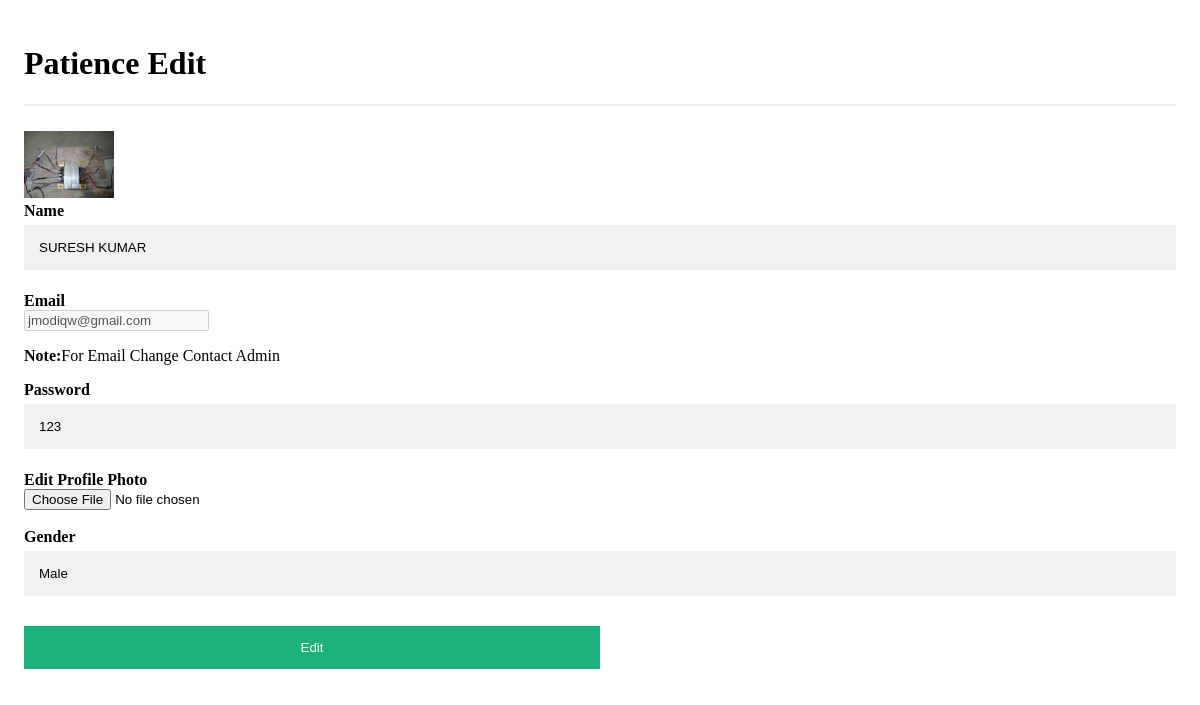
The page /patienceedit/ (signed in) on the database as committed earlier.
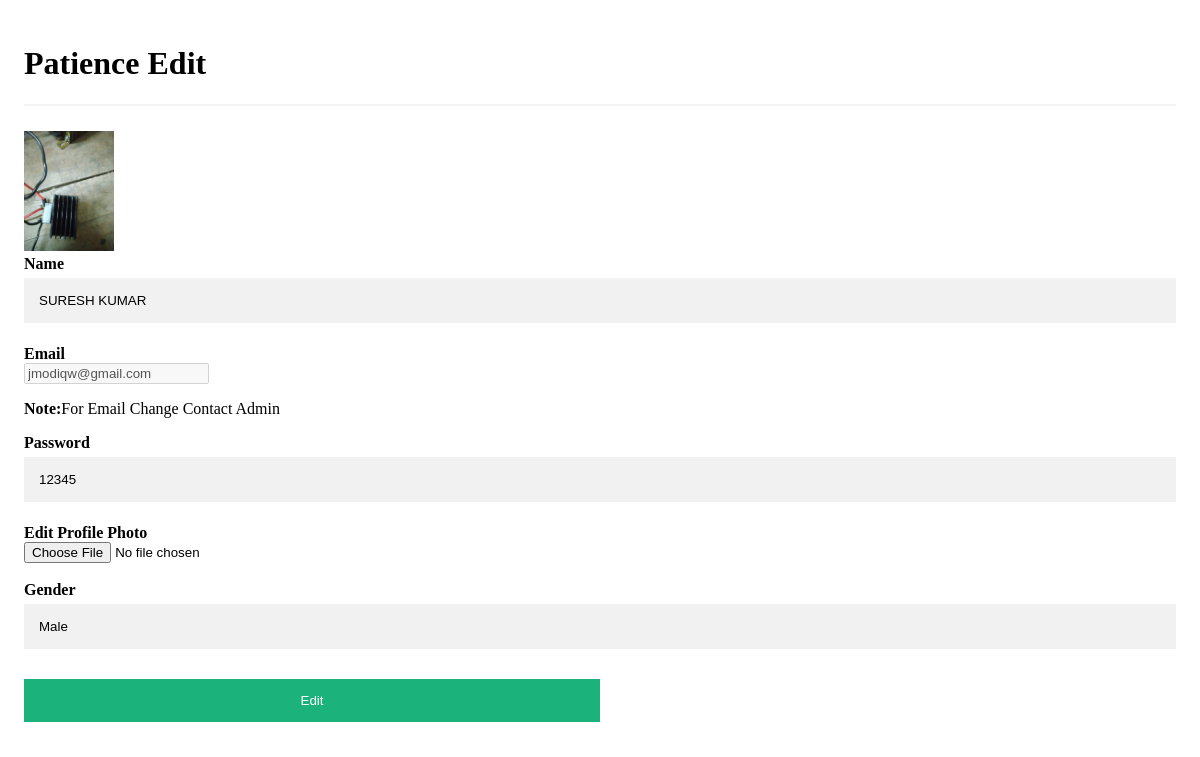
The same page on the database as committed later.
### myapp/models.py (models this page shows, shortened)
class User(models.Model):
    ROLES = (
        ('admin', 'Admin'),
        ('doctor', 'Doctor'),
        ('patiences', 'Patience'),
    )
    roles = models.CharField(max_length=30,choices = ROLES)
    name = models.CharField(max_length=30)
    email = models.EmailField(unique=True)
    password = models.CharField(max_length=15)
    address = models.TextField(default=None,blank=True,null=True)
    gender = models.CharField(max_length=6)
    speciality = models.CharField(max_length=30,default=None,blank=True,null=True)
    clinic_name=models.CharField(max_length=30,default=None,blank=True,null=True)
    profile = models.ImageField(upload_to='profiles/',blank=True,null=True)

### myapp/views.py (the view)
# urls.py: path('patienceedit/',views.profile_patience,name='patience-edit'),
def profile_patience(request):
    if 'email' in request.session:
        uid=User.objects.get(email=request.session['email'])
        if request.method == 'POST':
            uid.name=request.POST['name']
            uid.password=request.POST['password']
            uid.gender=request.POST['gender']
            uid.profile=request.FILES['profile']
            uid.save()
            return redirect('index_patience')
        else:
            return render(request,'patience-edit.html',{'uid':uid})
    return redirect('login')

### myapp/templates/patience-edit.html (shortened to what this page needs)
<!DOCTYPE html>
<html lang="en">
<head>
</head>
<body>
    <form action="{% url 'patience-edit' %}" method="POST" enctype="multipart/form-data">
        <div class="container">
          <h1> Patience Edit</h1>
          <hr>
          <div class="col-md-4 border-right">
            {% if uid.profile %}
            <div class="d-flex flex-column align-items-center text-center p-3 py-5"><img class="rounded-circle mt-5" src="{{uid.profile.url}}" width="90"><span class="font-weight-bold"></div>
        </div>
            {% endif %}
          <label for="email"><b>Name</b></label>
          <input type="text" placeholder="Enter Name" name="name" value="{{uid.name}}" required>
          <label for="email"><b>Email</b></label><br>
          <input type="email" placeholder="Enter Email" name="email" value="{{uid.email}}" disabled>
          <p> <strong>Note:</strong>For Email Change Contact Admin</p>
          <label for="psw"><b>Password</b></label>
          <input type="text" placeholder="Enter Password" name="password" value="{{uid.password}}" required>
          <label for="profile"><b>Edit Profile Photo</b></label><br>
          <input type="file" class="form-control" name="profile" id="profile"   required><br><br>
          <label for="email"><b>Gender</b></label>
          <input type="text" placeholder="Enter gender" name="gender" value="{{uid.gender}}" required>
          <div class="clearfix">
            <button type="submit" class="signupbtn">Edit</button>
          </div>
        </div>
      </form>
</body>
</html>

Rows that differ between the two databases and show on the page:
changed User "SURESH KUMAR": profile: a different picture; password "123" → "12345"
